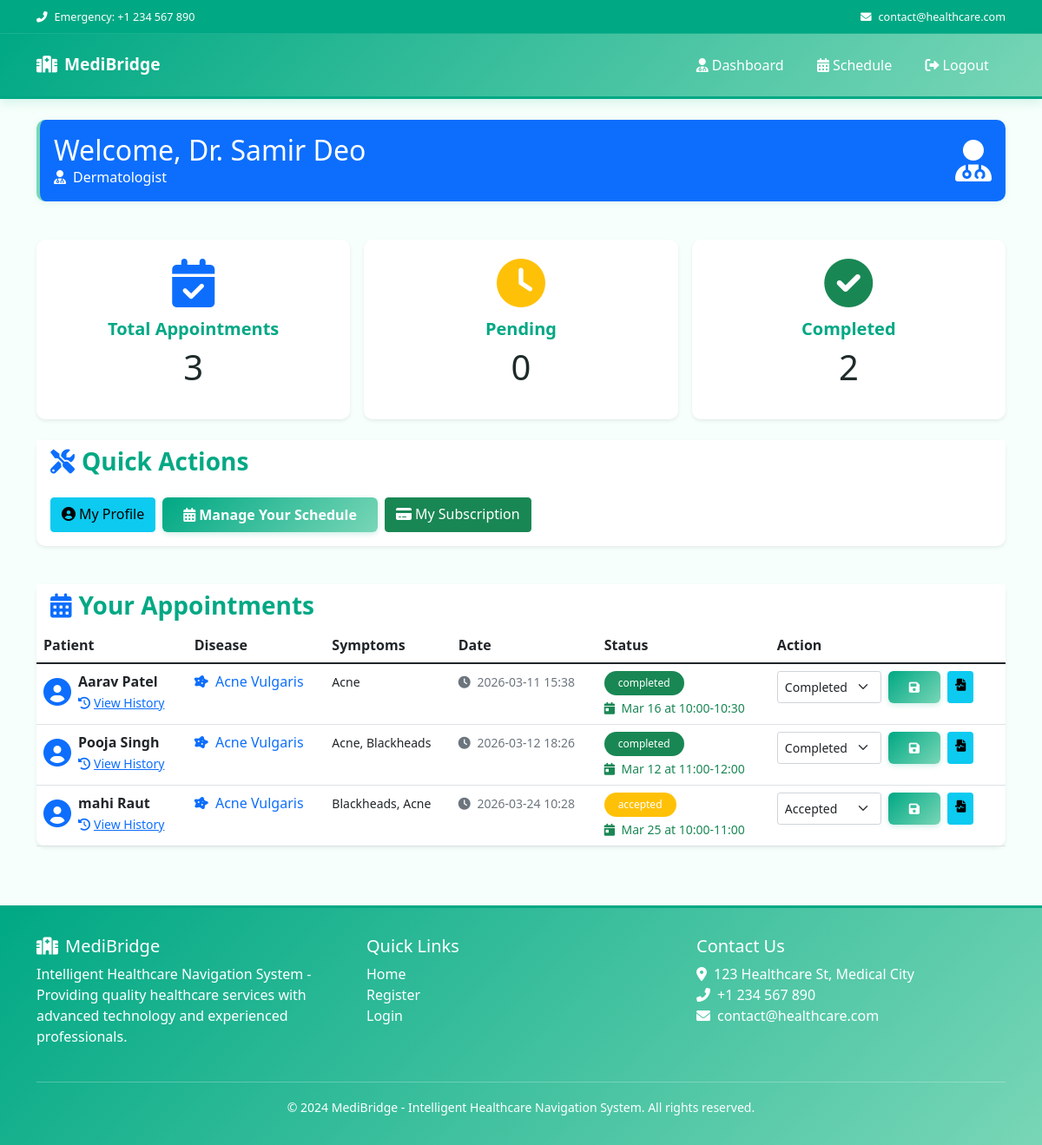
Page /doctor/dashboard (signed in) on the committed database.
### app.py (models this page shows)
class User(UserMixin, db.Model):
    id = db.Column(db.Integer, primary_key=True)
    email = db.Column(db.String(120), unique=True, nullable=False)
    password_hash = db.Column(db.String(128))
    user_type = db.Column(db.String(20), nullable=False)  # 'patient', 'doctor', or 'admin'
    name = db.Column(db.String(100), nullable=False)
    is_admin = db.Column(db.Boolean, default=False)  # Flag for admin access

class Doctor(db.Model):
    id = db.Column(db.Integer, primary_key=True)
    user_id = db.Column(db.Integer, db.ForeignKey('user.id'), nullable=False)
    specialization = db.Column(db.String(100), nullable=False)
    min_age = db.Column(db.Integer, nullable=False, default=0)  # Minimum age for patients
    max_age = db.Column(db.Integer, nullable=False, default=100)  # Maximum age for patients
    license_number = db.Column(db.String(100), nullable=True)  # Medical license number
    license_expiry = db.Column(db.Date, nullable=True)  # License expiry date
    qualifications = db.Column(db.Text, nullable=True)  # Comma-separated qualifications
    experience_years = db.Column(db.Integer, nullable=True)  # Years of experience
    hospital_affiliation = db.Column(db.String(200), nullable=True)  # Current hospital/clinic
    city = db.Column(db.String(100), nullable=False, default='Unknown')  # Doctor's city
    contact = db.Column(db.String(15), nullable=True)  #  Doctor phone number
    bio = db.Column(db.Text, nullable=True)  # Professional bio
    is_verified = db.Column(db.Boolean, default=False)  # Admin verification status
    verification_date = db.Column(db.DateTime, nullable=True)  # When admin verified
    appointments = db.relationship('Appointment', backref='doctor', lazy=True)
    user = db.relationship('User', backref='doctor_profile', lazy=True)

class Appointment(db.Model):
    id = db.Column(db.Integer, primary_key=True)
    patient_id = db.Column(db.Integer, db.ForeignKey('patient.id'), nullable=False)
    doctor_id = db.Column(db.Integer, db.ForeignKey('doctor.id'), nullable=False)
    symptoms = db.Column(db.Text, nullable=False)
    predicted_disease = db.Column(db.String(100), nullable=False)
    status = db.Column(db.String(20), default='pending')  # pending, accepted, completed
    date_created = db.Column(db.DateTime, server_default=db.func.now())
    appointment_date = db.Column(db.Date, nullable=True)  # The scheduled date for the appointment
    time_slot = db.Column(db.String(20), nullable=True)   # The time slot (e.g., "09:00-10:00")
    medical_notes = db.relationship('MedicalNote', backref='appointment', lazy=True, cascade="all, delete-orphan")

### app.py (the view)
@app.route('/doctor/dashboard')
@login_required
def doctor_dashboard():
    if current_user.user_type != 'doctor':
        return redirect(url_for('home'))
    doctor = Doctor.query.filter_by(user_id=current_user.id).first()
    if not doctor:
        doctor = Doctor(user_id=current_user.id, specialization='General Physician', min_age=0, max_age=100)
        db.session.add(doctor)
        db.session.commit()
    appointments = doctor.appointments
    return render_template('doctor_dashboard.html', appointments=appointments, doctor=doctor)

### templates/doctor_dashboard.html (shortened to what this page needs)
{% extends "base.html" %}
{% block content %}
<div class="row">
    <div class="col-12 mb-4">
        <div class="card bg-primary text-white">
            <div class="card-body">
                <div class="d-flex justify-content-between align-items-center flex-wrap">
                    <div>
                        <h2 class="mb-0">Welcome, Dr. {{ current_user.name }}</h2>
                        <p class="mb-0">
                            <i class="fas fa-user-md me-2"></i>{{ doctor.specialization }}
                        </p>
                    </div>
                    <i class="fas fa-user-md fa-3x d-none d-sm-block"></i>
                </div>
            </div>
        </div>
    </div>
    <div class="col-12 mb-4">
        <div class="row g-3">
            <div class="col-12 col-md-4">
                <div class="card border-0 shadow-sm h-100">
                    <div class="card-body text-center">
                        <div class="display-4 text-primary mb-2">
                            <i class="fas fa-calendar-check"></i>
                        </div>
                        <h5 class="card-title">Total Appointments</h5>
                        <p class="display-6 mb-0">{{ appointments|length }}</p>
                    </div>
                </div>
            </div>
            <div class="col-12 col-md-4">
                <div class="card border-0 shadow-sm h-100">
                    <div class="card-body text-center">
                        <div class="display-4 text-warning mb-2">
                            <i class="fas fa-clock"></i>
                        </div>
                        <h5 class="card-title">Pending</h5>
                        <p class="display-6 mb-0">{{ appointments|selectattr('status', 'equalto', 'pending')|list|length }}</p>
                    </div>
                </div>
            </div>
            <div class="col-12 col-md-4">
                <div class="card border-0 shadow-sm h-100">
                    <div class="card-body text-center">
                        <div class="display-4 text-success mb-2">
                            <i class="fas fa-check-circle"></i>
                        </div>
                        <h5 class="card-title">Completed</h5>
                        <p class="display-6 mb-0">{{ appointments|selectattr('status', 'equalto', 'completed')|list|length }}</p>
                    </div>
                </div>
            </div>
        </div>
    </div>
    <div class="col-12 mb-4">
        <div class="card border-0 shadow-sm">
            <div class="card-header bg-white border-0">
                <h3 class="card-title mb-0">
                    <i class="fas fa-tools me-2 text-primary"></i>Quick Actions
                </h3>
            </div>
            <div class="card-body">
                <div class="d-flex flex-wrap gap-2">
                    <a href="{{ url_for('doctor_profile') }}" class="btn btn-info">
                        <i class="fas fa-user-circle me-1"></i>My Profile
                    </a>
                    <a href="{{ url_for('manage_doctor_schedule') }}" class="btn btn-primary">
                        <i class="fas fa-calendar-alt me-1"></i>Manage Your Schedule
                    </a>
                    <a href="{{ url_for('doctor_subscriptions') }}" class="btn btn-success">
                        <i class="fas fa-credit-card me-1"></i>My Subscription
                    </a>
                </div>
            </div>
        </div>
    </div>
    <div class="col-12">
        <div class="card border-0 shadow-sm">
            <div class="card-header bg-white border-0">
                <h3 class="card-title mb-0">
                    <i class="fas fa-calendar-alt me-2 text-primary"></i>Your Appointments
                </h3>
            </div>
            <div class="card-body p-0">
                {% if appointments %}
                    <div class="table-responsive">
                        <table class="table table-hover mb-0">
                            <thead>
                                <tr>
                                    <th>Patient</th>
                                    <th>Disease</th>
                                    <th class="d-none d-md-table-cell">Symptoms</th>
                                    <th class="d-none d-md-table-cell">Date</th>
                                    <th>Status</th>
                                    <th>Action</th>
                                </tr>
                            </thead>
                            <tbody>
                            {% for appointment in appointments %}
                                <tr>
                                    <td>
                                        <div class="d-flex align-items-center">
                                            <i class="fas fa-user-circle fa-2x me-2 text-primary d-none d-sm-block"></i>
                                            <div>
                                                <strong class="d-block">{{ appointment.patient.user.name }}</strong>
                                                <a href="{{ url_for('view_patient_history', patient_id=appointment.patient.id) }}" class="small text-primary">
                                                    <i class="fas fa-history me-1"></i>View History
                                                </a>
                                            </div>
                                        </div>
                                    </td>
                                    <td>
                                        <span class="text-primary">
                                            <i class="fas fa-disease me-1"></i>
                                            {{ appointment.predicted_disease }}
                                        </span>
                                    </td>
                                    <td class="d-none d-md-table-cell">
                                        <small>{{ appointment.symptoms }}</small>
                                    </td>
                                    <td class="d-none d-md-table-cell">
                                        <small class="text-muted">
                                            <i class="fas fa-clock me-1"></i>
                                            {{ appointment.date_created.strftime('%Y-%m-%d %H:%M') }}
                                        </small>
                                    </td>
                                    <td>
                                        <span class="badge bg-{{ 'success' if appointment.status == 'completed' else 'warning' }}">
                                            {{ appointment.status }}
                                        </span>
                                        {% if appointment.appointment_date %}
                                        <div class="small text-success mt-1">
                                            <i class="fas fa-calendar-day me-1"></i>
                                            {{ appointment.appointment_date.strftime('%b %d') }}
                                            {% if appointment.time_slot %}
                                                at {{ appointment.time_slot }}
                                            {% endif %}
                                        </div>
                                        {% endif %}
                                    </td>
                                    <td>
                                        <form method="POST" action="{{ url_for('update_appointment_status', appointment_id=appointment.id) }}"
                                              class="d-flex gap-2 flex-wrap">
                                            <select name="status" class="form-select form-select-sm" style="width: 120px;">
                                                <option value="accepted" {% if appointment.status == 'accepted' %}selected{% endif %}>Accepted</option>
                                                <option value="completed" {% if appointment.status == 'completed' %}selected{% endif %}>Completed</option>
                                            </select>
                                            <button type="submit" class="btn btn-primary btn-sm">
                                                <i class="fas fa-save"></i>
                                            </button>
                                            <a href="{{ url_for('view_patient_history', patient_id=appointment.patient.id) }}" class="btn btn-info btn-sm">
                                                <i class="fas fa-file-medical-alt"></i>
                                            </a>
                                        </form>
                                    </td>
                                </tr>
                            {% endfor %}
                            </tbody>
                        </table>
                    </div>
                {% else %}
                    <div class="text-center py-5">
                        <i class="fas fa-calendar-times fa-4x text-muted mb-3"></i>
                        <h5 class="text-muted">No appointments yet</h5>
                        <p class="text-muted">You'll see your appointments here once patients are assigned to you.</p>
                    </div>
                {% endif %}
            </div>
        </div>
    </div>
</div>
{% endblock %}

### rows in the picture
User: name "Samir Deo"
Doctor: specialization "Dermatologist"
Appointment: patient.user.name "Aarav Patel", predicted_disease "Acne Vulgaris", symptoms "Acne", date_created "2026-03-11 15:38", status "completed", appointment_date "Mar 16", time_slot "10:00-10:30", status "Completed"
Appointment: patient.user.name "Pooja Singh", predicted_disease "Acne Vulgaris", symptoms "Acne, Blackheads", date_created "2026-03-12 18:26", status "completed", appointment_date "Mar 12", time_slot "11:00-12:00", status "Completed"
Appointment: patient.user.name "mahi Raut", predicted_disease "Acne Vulgaris", symptoms "Blackheads, Acne", date_created "2026-03-24 10:28", status "accepted", appointment_date "Mar 25", time_slot "10:00-11:00", status "Accepted"

### other values in the picture
{{ appointments|length }} "3"
{{ appointments|selectattr('status', 'equalto', 'pending')|list|length }} "0"
{{ appointments|selectattr('status', 'equalto', 'completed')|list|length }} "2"
